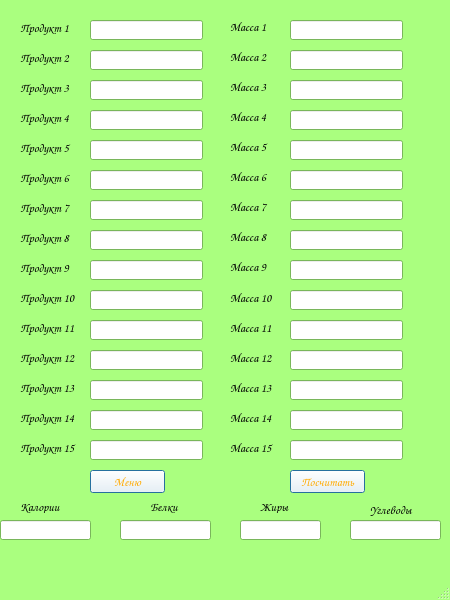
<?xml version="1.0" encoding="UTF-8"?>
<ui version="4.0">
 <class>CountcalorieWindow</class>
 <widget class="QMainWindow" name="CountcalorieWindow">
  <property name="geometry">
   <rect>
    <x>0</x>
    <y>0</y>
    <width>450</width>
    <height>600</height>
   </rect>
  </property>
  <property name="palette">
   <palette>
    <active>
     <colorrole role="WindowText">
      <brush brushstyle="SolidPattern">
       <color alpha="255">
        <red>0</red>
        <green>0</green>
        <blue>0</blue>
       </color>
      </brush>
     </colorrole>
     <colorrole role="Button">
      <brush brushstyle="SolidPattern">
       <color alpha="255">
        <red>255</red>
        <green>255</green>
        <blue>255</blue>
       </color>
      </brush>
     </colorrole>
     <colorrole role="Dark">
      <brush brushstyle="SolidPattern">
       <color alpha="255">
        <red>170</red>
        <green>255</green>
        <blue>127</blue>
       </color>
      </brush>
     </colorrole>
     <colorrole role="Text">
      <brush brushstyle="SolidPattern">
       <color alpha="255">
        <red>0</red>
        <green>0</green>
        <blue>0</blue>
       </color>
      </brush>
     </colorrole>
     <colorrole role="ButtonText">
      <brush brushstyle="SolidPattern">
       <color alpha="255">
        <red>255</red>
        <green>170</green>
        <blue>0</blue>
       </color>
      </brush>
     </colorrole>
     <colorrole role="Base">
      <brush brushstyle="SolidPattern">
       <color alpha="255">
        <red>255</red>
        <green>255</green>
        <blue>255</blue>
       </color>
      </brush>
     </colorrole>
     <colorrole role="Window">
      <brush brushstyle="SolidPattern">
       <color alpha="255">
        <red>170</red>
        <green>255</green>
        <blue>127</blue>
       </color>
      </brush>
     </colorrole>
    </active>
    <inactive>
     <colorrole role="WindowText">
      <brush brushstyle="SolidPattern">
       <color alpha="255">
        <red>0</red>
        <green>0</green>
        <blue>0</blue>
       </color>
      </brush>
     </colorrole>
     <colorrole role="Button">
      <brush brushstyle="SolidPattern">
       <color alpha="255">
        <red>255</red>
        <green>255</green>
        <blue>255</blue>
       </color>
      </brush>
     </colorrole>
     <colorrole role="Dark">
      <brush brushstyle="SolidPattern">
       <color alpha="255">
        <red>170</red>
        <green>255</green>
        <blue>127</blue>
       </color>
      </brush>
     </colorrole>
     <colorrole role="Text">
      <brush brushstyle="SolidPattern">
       <color alpha="255">
        <red>0</red>
        <green>0</green>
        <blue>0</blue>
       </color>
      </brush>
     </colorrole>
     <colorrole role="ButtonText">
      <brush brushstyle="SolidPattern">
       <color alpha="255">
        <red>255</red>
        <green>170</green>
        <blue>0</blue>
       </color>
      </brush>
     </colorrole>
     <colorrole role="Base">
      <brush brushstyle="SolidPattern">
       <color alpha="255">
        <red>255</red>
        <green>255</green>
        <blue>255</blue>
       </color>
      </brush>
     </colorrole>
     <colorrole role="Window">
      <brush brushstyle="SolidPattern">
       <color alpha="255">
        <red>170</red>
        <green>255</green>
        <blue>127</blue>
       </color>
      </brush>
     </colorrole>
    </inactive>
    <disabled>
     <colorrole role="WindowText">
      <brush brushstyle="SolidPattern">
       <color alpha="255">
        <red>170</red>
        <green>255</green>
        <blue>127</blue>
       </color>
      </brush>
     </colorrole>
     <colorrole role="Button">
      <brush brushstyle="SolidPattern">
       <color alpha="255">
        <red>255</red>
        <green>255</green>
        <blue>255</blue>
       </color>
      </brush>
     </colorrole>
     <colorrole role="Dark">
      <brush brushstyle="SolidPattern">
       <color alpha="255">
        <red>170</red>
        <green>255</green>
        <blue>127</blue>
       </color>
      </brush>
     </colorrole>
     <colorrole role="Text">
      <brush brushstyle="SolidPattern">
       <color alpha="255">
        <red>170</red>
        <green>255</green>
        <blue>127</blue>
       </color>
      </brush>
     </colorrole>
     <colorrole role="ButtonText">
      <brush brushstyle="SolidPattern">
       <color alpha="255">
        <red>170</red>
        <green>255</green>
        <blue>127</blue>
       </color>
      </brush>
     </colorrole>
     <colorrole role="Base">
      <brush brushstyle="SolidPattern">
       <color alpha="255">
        <red>170</red>
        <green>255</green>
        <blue>127</blue>
       </color>
      </brush>
     </colorrole>
     <colorrole role="Window">
      <brush brushstyle="SolidPattern">
       <color alpha="255">
        <red>170</red>
        <green>255</green>
        <blue>127</blue>
       </color>
      </brush>
     </colorrole>
    </disabled>
   </palette>
  </property>
  <property name="font">
   <font>
    <family>Comic Sans MS</family>
   </font>
  </property>
  <property name="cursor">
   <cursorShape>UpArrowCursor</cursorShape>
  </property>
  <property name="windowTitle">
   <string>СЧЕТЧИК КАЛОРИЙ</string>
  </property>
  <property name="windowIcon">
   <iconset>
    <normaloff>images/carrotico.ico</normaloff>images/carrotico.ico</iconset>
  </property>
  <widget class="QWidget" name="centralwidget">
   <widget class="QLabel" name="product1label">
    <property name="geometry">
     <rect>
      <x>20</x>
      <y>20</y>
      <width>61</width>
      <height>16</height>
     </rect>
    </property>
    <property name="text">
     <string>Продукт 1</string>
    </property>
   </widget>
   <widget class="QLineEdit" name="product1lineEdit">
    <property name="geometry">
     <rect>
      <x>90</x>
      <y>20</y>
      <width>113</width>
      <height>20</height>
     </rect>
    </property>
   </widget>
   <widget class="QLabel" name="product2label">
    <property name="geometry">
     <rect>
      <x>20</x>
      <y>50</y>
      <width>61</width>
      <height>16</height>
     </rect>
    </property>
    <property name="text">
     <string>Продукт 2</string>
    </property>
   </widget>
   <widget class="QLineEdit" name="product2lineEdit">
    <property name="geometry">
     <rect>
      <x>90</x>
      <y>50</y>
      <width>113</width>
      <height>20</height>
     </rect>
    </property>
   </widget>
   <widget class="QLabel" name="product3label">
    <property name="geometry">
     <rect>
      <x>20</x>
      <y>80</y>
      <width>61</width>
      <height>16</height>
     </rect>
    </property>
    <property name="text">
     <string>Продукт 3</string>
    </property>
   </widget>
   <widget class="QLineEdit" name="product3lineEdit">
    <property name="geometry">
     <rect>
      <x>90</x>
      <y>80</y>
      <width>113</width>
      <height>20</height>
     </rect>
    </property>
   </widget>
   <widget class="QLabel" name="product4label">
    <property name="geometry">
     <rect>
      <x>20</x>
      <y>110</y>
      <width>61</width>
      <height>16</height>
     </rect>
    </property>
    <property name="text">
     <string>Продукт 4</string>
    </property>
   </widget>
   <widget class="QLineEdit" name="product4lineEdit">
    <property name="geometry">
     <rect>
      <x>90</x>
      <y>110</y>
      <width>113</width>
      <height>20</height>
     </rect>
    </property>
   </widget>
   <widget class="QLabel" name="product5label">
    <property name="geometry">
     <rect>
      <x>20</x>
      <y>140</y>
      <width>61</width>
      <height>16</height>
     </rect>
    </property>
    <property name="text">
     <string>Продукт 5</string>
    </property>
   </widget>
   <widget class="QLineEdit" name="product5lineEdit">
    <property name="geometry">
     <rect>
      <x>90</x>
      <y>140</y>
      <width>113</width>
      <height>20</height>
     </rect>
    </property>
   </widget>
   <widget class="QLabel" name="product6label">
    <property name="geometry">
     <rect>
      <x>20</x>
      <y>170</y>
      <width>61</width>
      <height>16</height>
     </rect>
    </property>
    <property name="text">
     <string>Продукт 6</string>
    </property>
   </widget>
   <widget class="QLineEdit" name="product6lineEdit">
    <property name="geometry">
     <rect>
      <x>90</x>
      <y>170</y>
      <width>113</width>
      <height>20</height>
     </rect>
    </property>
   </widget>
   <widget class="QLabel" name="product7label">
    <property name="geometry">
     <rect>
      <x>20</x>
      <y>200</y>
      <width>61</width>
      <height>16</height>
     </rect>
    </property>
    <property name="text">
     <string>Продукт 7</string>
    </property>
   </widget>
   <widget class="QLineEdit" name="product7lineEdit">
    <property name="geometry">
     <rect>
      <x>90</x>
      <y>200</y>
      <width>113</width>
      <height>20</height>
     </rect>
    </property>
   </widget>
   <widget class="QLabel" name="product8label">
    <property name="geometry">
     <rect>
      <x>20</x>
      <y>230</y>
      <width>61</width>
      <height>16</height>
     </rect>
    </property>
    <property name="text">
     <string>Продукт 8</string>
    </property>
   </widget>
   <widget class="QLineEdit" name="product8lineEdit">
    <property name="geometry">
     <rect>
      <x>90</x>
      <y>230</y>
      <width>113</width>
      <height>20</height>
     </rect>
    </property>
   </widget>
   <widget class="QLineEdit" name="product9lineEdit">
    <property name="geometry">
     <rect>
      <x>90</x>
      <y>260</y>
      <width>113</width>
      <height>20</height>
     </rect>
    </property>
   </widget>
   <widget class="QLineEdit" name="product10lineEdit">
    <property name="geometry">
     <rect>
      <x>90</x>
      <y>290</y>
      <width>113</width>
      <height>20</height>
     </rect>
    </property>
   </widget>
   <widget class="QLineEdit" name="product11lineEdit">
    <property name="geometry">
     <rect>
      <x>90</x>
      <y>320</y>
      <width>113</width>
      <height>20</height>
     </rect>
    </property>
   </widget>
   <widget class="QLineEdit" name="product12lineEdit">
    <property name="geometry">
     <rect>
      <x>90</x>
      <y>350</y>
      <width>113</width>
      <height>20</height>
     </rect>
    </property>
   </widget>
   <widget class="QLineEdit" name="product13lineEdit">
    <property name="geometry">
     <rect>
      <x>90</x>
      <y>380</y>
      <width>113</width>
      <height>20</height>
     </rect>
    </property>
   </widget>
   <widget class="QLineEdit" name="product14lineEdit">
    <property name="geometry">
     <rect>
      <x>90</x>
      <y>410</y>
      <width>113</width>
      <height>20</height>
     </rect>
    </property>
   </widget>
   <widget class="QLineEdit" name="product15lineEdit">
    <property name="geometry">
     <rect>
      <x>90</x>
      <y>440</y>
      <width>113</width>
      <height>20</height>
     </rect>
    </property>
   </widget>
   <widget class="QLabel" name="product9label">
    <property name="geometry">
     <rect>
      <x>20</x>
      <y>260</y>
      <width>61</width>
      <height>16</height>
     </rect>
    </property>
    <property name="text">
     <string>Продукт 9</string>
    </property>
   </widget>
   <widget class="QLabel" name="product10label">
    <property name="geometry">
     <rect>
      <x>20</x>
      <y>290</y>
      <width>61</width>
      <height>16</height>
     </rect>
    </property>
    <property name="text">
     <string>Продукт 10</string>
    </property>
   </widget>
   <widget class="QLabel" name="product11label">
    <property name="geometry">
     <rect>
      <x>20</x>
      <y>320</y>
      <width>61</width>
      <height>16</height>
     </rect>
    </property>
    <property name="text">
     <string>Продукт 11</string>
    </property>
   </widget>
   <widget class="QLabel" name="product12label">
    <property name="geometry">
     <rect>
      <x>20</x>
      <y>350</y>
      <width>61</width>
      <height>16</height>
     </rect>
    </property>
    <property name="text">
     <string>Продукт 12</string>
    </property>
   </widget>
   <widget class="QLabel" name="product13label">
    <property name="geometry">
     <rect>
      <x>20</x>
      <y>380</y>
      <width>61</width>
      <height>16</height>
     </rect>
    </property>
    <property name="text">
     <string>Продукт 13</string>
    </property>
   </widget>
   <widget class="QLabel" name="product14label">
    <property name="geometry">
     <rect>
      <x>20</x>
      <y>410</y>
      <width>61</width>
      <height>16</height>
     </rect>
    </property>
    <property name="text">
     <string>Продукт 14</string>
    </property>
   </widget>
   <widget class="QLabel" name="product15label">
    <property name="geometry">
     <rect>
      <x>20</x>
      <y>440</y>
      <width>61</width>
      <height>16</height>
     </rect>
    </property>
    <property name="text">
     <string>Продукт 15</string>
    </property>
   </widget>
   <widget class="QLabel" name="tons1label">
    <property name="geometry">
     <rect>
      <x>230</x>
      <y>20</y>
      <width>47</width>
      <height>13</height>
     </rect>
    </property>
    <property name="text">
     <string>Масса 1</string>
    </property>
   </widget>
   <widget class="QLabel" name="tons2label">
    <property name="geometry">
     <rect>
      <x>230</x>
      <y>50</y>
      <width>47</width>
      <height>13</height>
     </rect>
    </property>
    <property name="text">
     <string>Масса 2</string>
    </property>
   </widget>
   <widget class="QLabel" name="tons3label">
    <property name="geometry">
     <rect>
      <x>230</x>
      <y>80</y>
      <width>47</width>
      <height>13</height>
     </rect>
    </property>
    <property name="text">
     <string>Масса 3</string>
    </property>
   </widget>
   <widget class="QLabel" name="tons4label">
    <property name="geometry">
     <rect>
      <x>230</x>
      <y>110</y>
      <width>47</width>
      <height>13</height>
     </rect>
    </property>
    <property name="text">
     <string>Масса 4</string>
    </property>
   </widget>
   <widget class="QLabel" name="tons5label">
    <property name="geometry">
     <rect>
      <x>230</x>
      <y>140</y>
      <width>47</width>
      <height>13</height>
     </rect>
    </property>
    <property name="text">
     <string>Масса 5</string>
    </property>
   </widget>
   <widget class="QLabel" name="tons6label">
    <property name="geometry">
     <rect>
      <x>230</x>
      <y>170</y>
      <width>47</width>
      <height>13</height>
     </rect>
    </property>
    <property name="text">
     <string>Масса 6</string>
    </property>
   </widget>
   <widget class="QLabel" name="tons7label">
    <property name="geometry">
     <rect>
      <x>230</x>
      <y>200</y>
      <width>47</width>
      <height>13</height>
     </rect>
    </property>
    <property name="text">
     <string>Масса 7</string>
    </property>
   </widget>
   <widget class="QLabel" name="tons8label">
    <property name="geometry">
     <rect>
      <x>230</x>
      <y>230</y>
      <width>47</width>
      <height>13</height>
     </rect>
    </property>
    <property name="text">
     <string>Масса 8</string>
    </property>
   </widget>
   <widget class="QLabel" name="tons9label">
    <property name="geometry">
     <rect>
      <x>230</x>
      <y>260</y>
      <width>47</width>
      <height>13</height>
     </rect>
    </property>
    <property name="text">
     <string>Масса 9</string>
    </property>
   </widget>
   <widget class="QLabel" name="tons10label">
    <property name="geometry">
     <rect>
      <x>230</x>
      <y>290</y>
      <width>51</width>
      <height>16</height>
     </rect>
    </property>
    <property name="text">
     <string>Масса 10</string>
    </property>
   </widget>
   <widget class="QLabel" name="tons11label">
    <property name="geometry">
     <rect>
      <x>230</x>
      <y>320</y>
      <width>61</width>
      <height>16</height>
     </rect>
    </property>
    <property name="text">
     <string>Масса 11</string>
    </property>
   </widget>
   <widget class="QLabel" name="tons12label">
    <property name="geometry">
     <rect>
      <x>230</x>
      <y>350</y>
      <width>61</width>
      <height>16</height>
     </rect>
    </property>
    <property name="text">
     <string>Масса 12</string>
    </property>
   </widget>
   <widget class="QLabel" name="tons13label">
    <property name="geometry">
     <rect>
      <x>230</x>
      <y>380</y>
      <width>61</width>
      <height>16</height>
     </rect>
    </property>
    <property name="text">
     <string>Масса 13</string>
    </property>
   </widget>
   <widget class="QLabel" name="tons14label">
    <property name="geometry">
     <rect>
      <x>230</x>
      <y>410</y>
      <width>61</width>
      <height>16</height>
     </rect>
    </property>
    <property name="text">
     <string>Масса 14</string>
    </property>
   </widget>
   <widget class="QLabel" name="tons15label">
    <property name="geometry">
     <rect>
      <x>230</x>
      <y>440</y>
      <width>61</width>
      <height>16</height>
     </rect>
    </property>
    <property name="text">
     <string>Масса 15</string>
    </property>
   </widget>
   <widget class="QLineEdit" name="tons1lineEdit">
    <property name="geometry">
     <rect>
      <x>290</x>
      <y>20</y>
      <width>113</width>
      <height>20</height>
     </rect>
    </property>
   </widget>
   <widget class="QLineEdit" name="tons2lineEdit">
    <property name="geometry">
     <rect>
      <x>290</x>
      <y>50</y>
      <width>113</width>
      <height>20</height>
     </rect>
    </property>
   </widget>
   <widget class="QLineEdit" name="tons3lineEdit">
    <property name="geometry">
     <rect>
      <x>290</x>
      <y>80</y>
      <width>113</width>
      <height>20</height>
     </rect>
    </property>
   </widget>
   <widget class="QLineEdit" name="tons4lineEdit">
    <property name="geometry">
     <rect>
      <x>290</x>
      <y>110</y>
      <width>113</width>
      <height>20</height>
     </rect>
    </property>
   </widget>
   <widget class="QLineEdit" name="tons5lineEdit">
    <property name="geometry">
     <rect>
      <x>290</x>
      <y>140</y>
      <width>113</width>
      <height>20</height>
     </rect>
    </property>
   </widget>
   <widget class="QLineEdit" name="tons6lineEdit">
    <property name="geometry">
     <rect>
      <x>290</x>
      <y>170</y>
      <width>113</width>
      <height>20</height>
     </rect>
    </property>
   </widget>
   <widget class="QLineEdit" name="tons7lineEdit">
    <property name="geometry">
     <rect>
      <x>290</x>
      <y>200</y>
      <width>113</width>
      <height>20</height>
     </rect>
    </property>
   </widget>
   <widget class="QLineEdit" name="tons8lineEdit">
    <property name="geometry">
     <rect>
      <x>290</x>
      <y>230</y>
      <width>113</width>
      <height>20</height>
     </rect>
    </property>
   </widget>
   <widget class="QLineEdit" name="tons9lineEdit">
    <property name="geometry">
     <rect>
      <x>290</x>
      <y>260</y>
      <width>113</width>
      <height>20</height>
     </rect>
    </property>
   </widget>
   <widget class="QLineEdit" name="tons10lineEdit">
    <property name="geometry">
     <rect>
      <x>290</x>
      <y>290</y>
      <width>113</width>
      <height>20</height>
     </rect>
    </property>
   </widget>
   <widget class="QLineEdit" name="tons11lineEdit">
    <property name="geometry">
     <rect>
      <x>290</x>
      <y>320</y>
      <width>113</width>
      <height>20</height>
     </rect>
    </property>
   </widget>
   <widget class="QLineEdit" name="tons12lineEdit">
    <property name="geometry">
     <rect>
      <x>290</x>
      <y>350</y>
      <width>113</width>
      <height>20</height>
     </rect>
    </property>
   </widget>
   <widget class="QLineEdit" name="tons13lineEdit">
    <property name="geometry">
     <rect>
      <x>290</x>
      <y>380</y>
      <width>113</width>
      <height>20</height>
     </rect>
    </property>
   </widget>
   <widget class="QLineEdit" name="tons14lineEdit">
    <property name="geometry">
     <rect>
      <x>290</x>
      <y>410</y>
      <width>113</width>
      <height>20</height>
     </rect>
    </property>
   </widget>
   <widget class="QLineEdit" name="tons15lineEdit">
    <property name="geometry">
     <rect>
      <x>290</x>
      <y>440</y>
      <width>113</width>
      <height>20</height>
     </rect>
    </property>
   </widget>
   <widget class="QPushButton" name="returnmenu">
    <property name="geometry">
     <rect>
      <x>90</x>
      <y>470</y>
      <width>75</width>
      <height>23</height>
     </rect>
    </property>
    <property name="text">
     <string>Меню</string>
    </property>
    <property name="default">
     <bool>true</bool>
    </property>
   </widget>
   <widget class="QPushButton" name="counter">
    <property name="geometry">
     <rect>
      <x>290</x>
      <y>470</y>
      <width>75</width>
      <height>23</height>
     </rect>
    </property>
    <property name="text">
     <string>Посчитать</string>
    </property>
    <property name="default">
     <bool>true</bool>
    </property>
   </widget>
   <widget class="QLabel" name="calorielabel">
    <property name="geometry">
     <rect>
      <x>20</x>
      <y>500</y>
      <width>47</width>
      <height>13</height>
     </rect>
    </property>
    <property name="text">
     <string>Калории</string>
    </property>
   </widget>
   <widget class="QLabel" name="proteinlabel">
    <property name="geometry">
     <rect>
      <x>150</x>
      <y>500</y>
      <width>47</width>
      <height>13</height>
     </rect>
    </property>
    <property name="text">
     <string>Белки</string>
    </property>
   </widget>
   <widget class="QLabel" name="fatlabel">
    <property name="geometry">
     <rect>
      <x>260</x>
      <y>500</y>
      <width>47</width>
      <height>13</height>
     </rect>
    </property>
    <property name="text">
     <string>Жиры</string>
    </property>
   </widget>
   <widget class="QLabel" name="carbohydratelabel">
    <property name="geometry">
     <rect>
      <x>370</x>
      <y>500</y>
      <width>61</width>
      <height>20</height>
     </rect>
    </property>
    <property name="text">
     <string>Углеводы</string>
    </property>
   </widget>
   <widget class="QLineEdit" name="calorielineEdit">
    <property name="geometry">
     <rect>
      <x>0</x>
      <y>520</y>
      <width>91</width>
      <height>20</height>
     </rect>
    </property>
   </widget>
   <widget class="QLineEdit" name="proteinlineEdit">
    <property name="geometry">
     <rect>
      <x>120</x>
      <y>520</y>
      <width>91</width>
      <height>20</height>
     </rect>
    </property>
   </widget>
   <widget class="QLineEdit" name="fatlineEdit">
    <property name="geometry">
     <rect>
      <x>240</x>
      <y>520</y>
      <width>81</width>
      <height>20</height>
     </rect>
    </property>
   </widget>
   <widget class="QLineEdit" name="carbohydratelineEdit">
    <property name="geometry">
     <rect>
      <x>350</x>
      <y>520</y>
      <width>91</width>
      <height>20</height>
     </rect>
    </property>
   </widget>
  </widget>
  <widget class="QMenuBar" name="menubar">
   <property name="geometry">
    <rect>
     <x>0</x>
     <y>0</y>
     <width>450</width>
     <height>21</height>
    </rect>
   </property>
  </widget>
  <widget class="QStatusBar" name="statusbar"/>
 </widget>
 <resources/>
 <connections/>
</ui>
